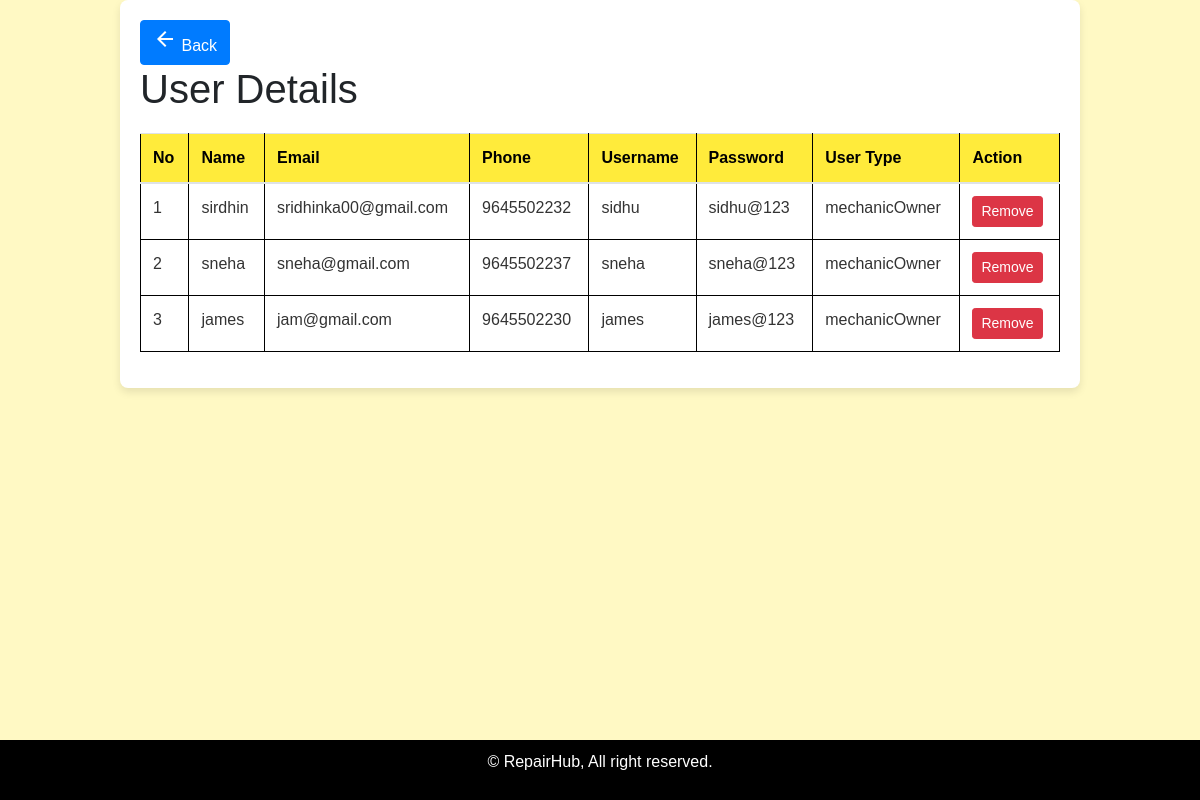
Before: /adowner with the older database file.
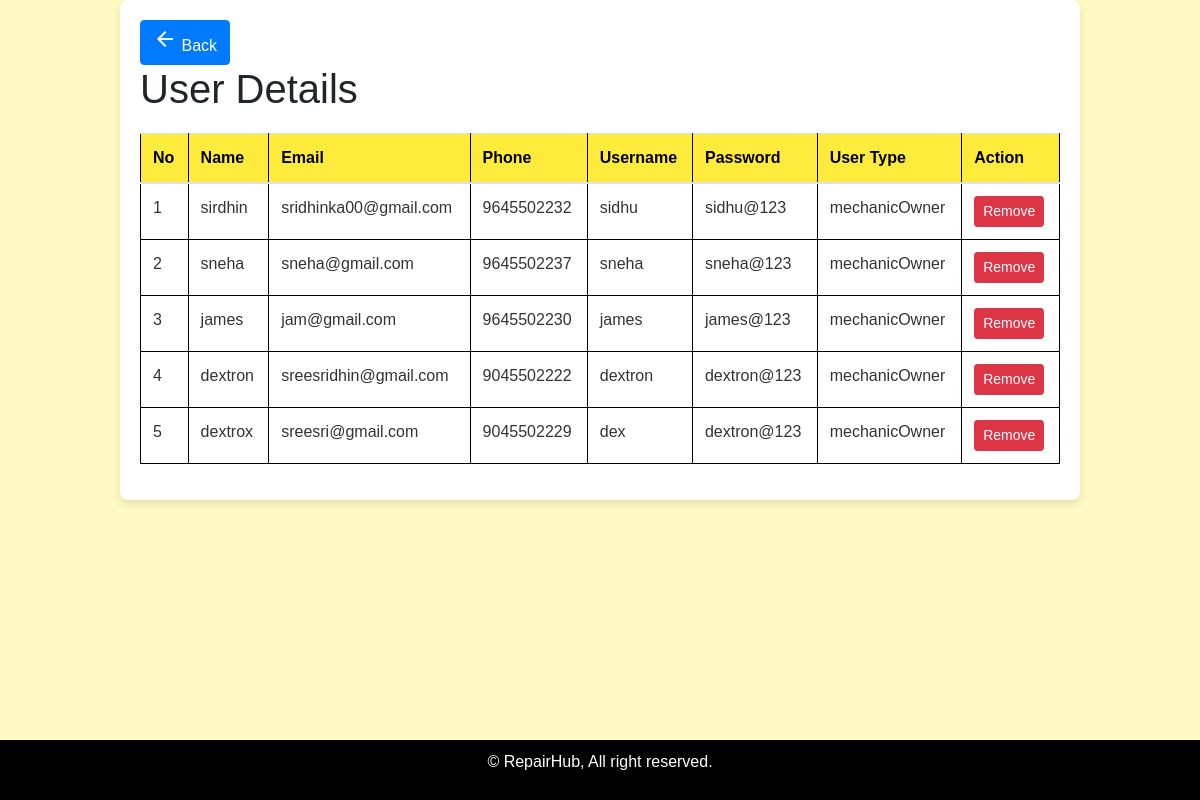
After: the same page with the newer database file.
### vehicle/models.py (models this page shows, shortened)
class register(models.Model):
    name = models.CharField(max_length=100)
    mail = models.EmailField()
    phone = models.IntegerField()
    username = models.CharField(max_length=50)
    password = models.CharField(max_length=50)
    usertype = models.CharField(max_length=20)

### vehicle/views.py (the view)
# urls.py: path('adowner',views.view_mech),
def view_mech(request):
    data = register.objects.filter(usertype='mechanicOwner')
    return render(request,'viewmech.html',{'mech':data})

### template/viewmech.html (shortened to what this page needs)
<!DOCTYPE html>
<html lang="en">
<head>
    <link rel="stylesheet" href="https://maxcdn.bootstrapcdn.com/bootstrap/4.0.0/css/bootstrap.min.css">
</head>
<body>
    <div class="container">
        <a href="javascript:history.back()" class="btn btn-primary back-button">
            <i class="material-icons">arrow_back</i> Back
        </a>
        <h1>User Details</h1>
        <table class="table">
            <thead>
                <tr>
                    <th>No</th>
                    <th>Name</th>
                    <th>Email</th>
                    <th>Phone</th>
                    <th>Username</th>
                    <th>Password</th>
                    <th>User Type</th>
                    <th>Action</th>
                </tr>
            </thead>
            <tbody>
                {% for user in mech %}
                    <tr>
                        <td>{{ forloop.counter }}</td>
                        <td>{{ user.name }}</td>
                        <td>{{ user.mail }}</td>
                        <td>{{ user.phone }}</td>
                        <td>{{ user.username }}</td>
                        <td>{{ user.password }}</td>
                        <td>{{ user.usertype }}</td>
                        <td><a href="{% url 'remove_mech' user.id %}" class="btn btn-danger btn-sm reject">Remove</a></td>
                    </tr>
                {% empty %}
                    <tr>
                        <td colspan="7">No registerd user available.</td>
                    </tr>
                {% endfor %}
            </tbody>
        </table>
    </div>
    <footer>
        <p>&copy; RepairHub, All right reserved.</p>
    </footer>
</body>
</html>

Changed rows visible on the page:
added register: name "dextron", mail "sreesridhin@gmail.com", phone "9045502222", username "dextron", password "dextron@123", usertype "mechanicOwner"
added register: name "dextrox", mail "sreesri@gmail.com", phone "9045502229", username "dex", password "dextron@123", usertype "mechanicOwner"
